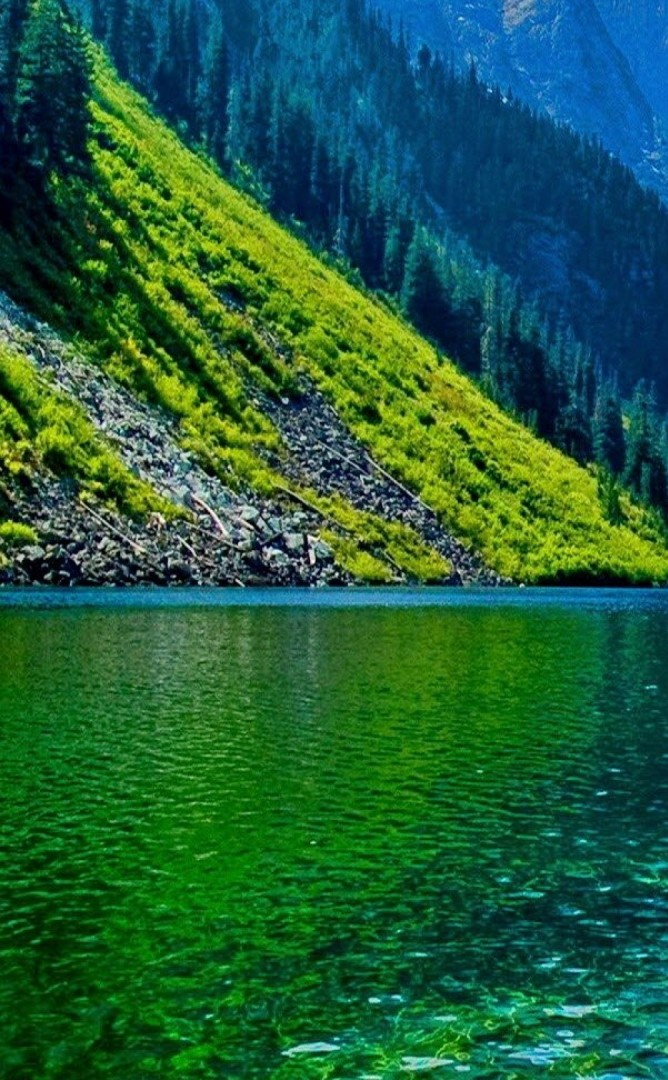
#> input picture code/MPV_2016_semestral_work/01/b/student/sampleData/0.png, 668 x 1080 px, found by its file name
$ python mpv01b.py   (Python 2 division)
#> lines starting #> are read from the running program, lines starting #| are printed output that depends on the picture
# Author: Ondrej Duspiva

import cv2
import numpy as np

# just for test
imgs = [cv2.imread("../sampleData/0.png"), cv2.imread("../sampleData/1.png"), cv2.imread("../sampleData/2.png")]
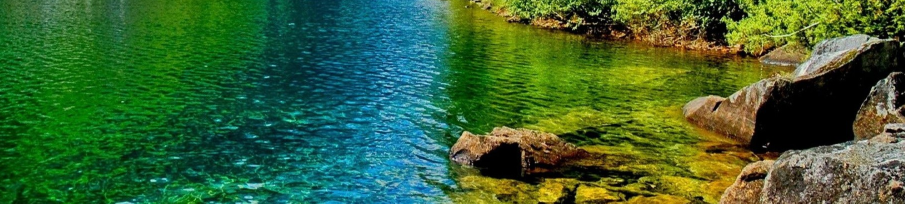
#> input picture code/MPV_2016_semestral_work/01/b/student/sampleData/1.png, 1810 x 407 px, found by its file name (shown at 1/2 size)
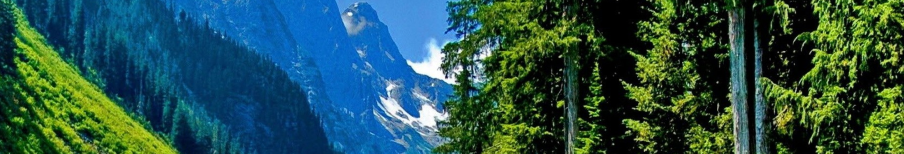
#> input picture code/MPV_2016_semestral_work/01/b/student/sampleData/2.png, 1807 x 307 px, found by its file name (shown at 1/2 size)
inSize = (1920, 1080)
# # imgs = [cv2.imread("C:/Users/NTB/Pictures/test/0.png"), cv2.imread("C:/Users/NTB/Pictures/test/1.png"), cv2.imread("C:/Users/NTB/Pictures/test/2.png"), cv2.imread("C:/Users/NTB/Pictures/test/3.png"), cv2.imread("C:/Users/NTB/Pictures/test/4.png"), cv2.imread("C:/Users/NTB/Pictures/test/5.png"), cv2.imread("C:/Users/NTB/Pictures/test/6.png")]
# # inSize = (730, 489)
# # imgs = [cv2.imread("C:/Users/NTB/Pictures/test/0.png"), cv2.imread("C:/Users/NTB/Pictures/test/3.png"), cv2.imread("C:/Users/NTB/Pictures/test/1.png"), cv2.imread("C:/Users/NTB/Pictures/test/2.png"), cv2.imread("C:/Users/NTB/Pictures/test/4.png")]
# # inSize = (730, 489)

# just for test

def stich(img1, img2, img1Gs, img2Gs, matches, key_points1, key_points2, size):
    pts1 = np.empty((len(matches), 2))
    pts2 = np.empty((len(matches), 2))

    for i in range(len(matches)):
        (x, y) = key_points1[matches[i].queryIdx].pt
        pts1[i, 0] = round(x, 0)
        pts1[i, 1] = round(y, 0)
        (x1, y1) = key_points2[matches[i].trainIdx].pt
        pts2[i, 0] = round(x1, 0)
        pts2[i, 1] = round(y1, 0)
    h, _ = cv2.findHomography(pts2, pts1)
    imgF = cv2.warpPerspective(img2, h, size)
    imgFGs = cv2.warpPerspective(img2Gs, h, size)
    # cv2.imshow("Matches", cv2.resize(img1, None, fx=0.5, fy=0.5, interpolation=cv2.INTER_CUBIC))

    for i in range(img1.shape[0]):
        for j in range(img1.shape[1]):
            if i < img1.shape[0] and j < img1.shape[1]:
                if img1Gs[i, j] != 0 and imgFGs[i, j] == 0:
                    imgF[i, j] = img1[i, j]
    return imgF

def panorama(imgs, size):
    imgs_gs = list()
    key_points = list()
    descriptors = list()
    matcher = cv2.BFMatcher()
    # sift = cv2.xfeatures2d.SIFT_create()
#> (the run stopped early here; a loop or call above may not have finished)
